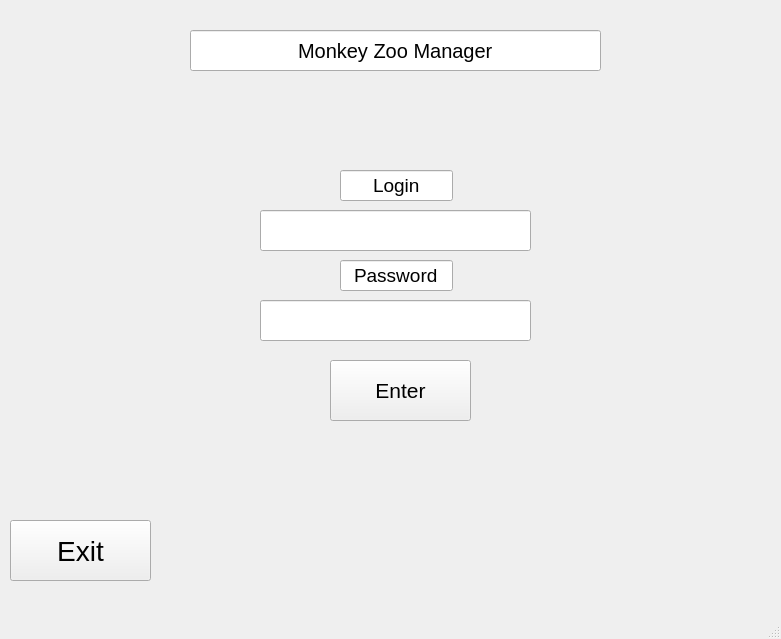
<?xml version="1.0" encoding="UTF-8"?>
<ui version="4.0">
 <class>MainWindow</class>
 <widget class="QMainWindow" name="MainWindow">
  <property name="geometry">
   <rect>
    <x>0</x>
    <y>0</y>
    <width>781</width>
    <height>639</height>
   </rect>
  </property>
  <property name="windowTitle">
   <string>MainWindow</string>
  </property>
  <widget class="QWidget" name="centralwidget">
   <widget class="QLineEdit" name="EnterTitle">
    <property name="geometry">
     <rect>
      <x>190</x>
      <y>30</y>
      <width>411</width>
      <height>41</height>
     </rect>
    </property>
    <property name="font">
     <font>
      <pointsize>15</pointsize>
     </font>
    </property>
    <property name="text">
     <string>Monkey Zoo Manager</string>
    </property>
    <property name="alignment">
     <set>Qt::AlignCenter</set>
    </property>
    <property name="dragEnabled">
     <bool>false</bool>
    </property>
    <property name="readOnly">
     <bool>true</bool>
    </property>
   </widget>
   <widget class="QLineEdit" name="Login">
    <property name="geometry">
     <rect>
      <x>260</x>
      <y>210</y>
      <width>271</width>
      <height>41</height>
     </rect>
    </property>
    <property name="font">
     <font>
      <pointsize>15</pointsize>
     </font>
    </property>
    <property name="text">
     <string/>
    </property>
    <property name="echoMode">
     <enum>QLineEdit::Normal</enum>
    </property>
    <property name="alignment">
     <set>Qt::AlignCenter</set>
    </property>
    <property name="dragEnabled">
     <bool>false</bool>
    </property>
    <property name="readOnly">
     <bool>false</bool>
    </property>
   </widget>
   <widget class="QLineEdit" name="Password">
    <property name="geometry">
     <rect>
      <x>260</x>
      <y>300</y>
      <width>271</width>
      <height>41</height>
     </rect>
    </property>
    <property name="font">
     <font>
      <pointsize>15</pointsize>
     </font>
    </property>
    <property name="text">
     <string/>
    </property>
    <property name="echoMode">
     <enum>QLineEdit::Password</enum>
    </property>
    <property name="alignment">
     <set>Qt::AlignCenter</set>
    </property>
    <property name="dragEnabled">
     <bool>false</bool>
    </property>
    <property name="readOnly">
     <bool>false</bool>
    </property>
   </widget>
   <widget class="QLineEdit" name="LoginTitle">
    <property name="geometry">
     <rect>
      <x>340</x>
      <y>170</y>
      <width>113</width>
      <height>31</height>
     </rect>
    </property>
    <property name="font">
     <font>
      <pointsize>14</pointsize>
     </font>
    </property>
    <property name="text">
     <string>Login</string>
    </property>
    <property name="alignment">
     <set>Qt::AlignCenter</set>
    </property>
    <property name="readOnly">
     <bool>true</bool>
    </property>
   </widget>
   <widget class="QLineEdit" name="PasswordTitle">
    <property name="geometry">
     <rect>
      <x>340</x>
      <y>260</y>
      <width>113</width>
      <height>31</height>
     </rect>
    </property>
    <property name="font">
     <font>
      <pointsize>14</pointsize>
     </font>
    </property>
    <property name="text">
     <string>Password</string>
    </property>
    <property name="alignment">
     <set>Qt::AlignCenter</set>
    </property>
    <property name="readOnly">
     <bool>true</bool>
    </property>
   </widget>
   <widget class="QPushButton" name="EnterLogin">
    <property name="geometry">
     <rect>
      <x>330</x>
      <y>360</y>
      <width>141</width>
      <height>61</height>
     </rect>
    </property>
    <property name="font">
     <font>
      <pointsize>16</pointsize>
     </font>
    </property>
    <property name="text">
     <string>Enter</string>
    </property>
   </widget>
   <widget class="QPushButton" name="ExitLogin">
    <property name="geometry">
     <rect>
      <x>10</x>
      <y>520</y>
      <width>141</width>
      <height>61</height>
     </rect>
    </property>
    <property name="font">
     <font>
      <pointsize>21</pointsize>
     </font>
    </property>
    <property name="text">
     <string>Exit</string>
    </property>
   </widget>
  </widget>
  <widget class="QMenuBar" name="menubar">
   <property name="geometry">
    <rect>
     <x>0</x>
     <y>0</y>
     <width>781</width>
     <height>21</height>
    </rect>
   </property>
  </widget>
  <widget class="QStatusBar" name="statusbar"/>
 </widget>
 <resources/>
 <connections/>
</ui>
